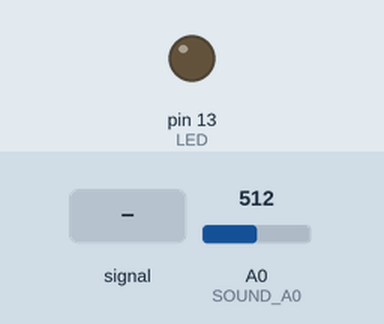
A sketch run on a simulated Arduino Uno, built with avr-gcc and run on an emulated ATmega328P. Shown: output pins drawn as LEDs (lit = HIGH). The test bench sets the inputs (shaded band); at power-on: A0 (SOUND_A0) = 512. What the sketch prints to the serial monitor is not drawn.

Above: at 1.2 s.
1.3 s: A0 (SOUND_A0) fed a 200 Hz sine of ±255 counts around its level
At 3.1 s:
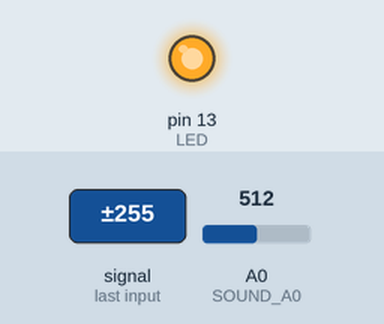
Timing chart, 0 to 9.5 s (numbered marks = the images above; inputs shaded):
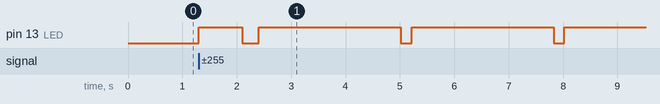

Measured:
- after the input at 1.3 s, pin 13 (LED): goes HIGH 0.80 s, LOW 0.30 s, HIGH 2.6 s, LOW 0.20 s, HIGH 2.6 s, LOW 0.20 s, then HIGH, starting at once

The sketch:

sound.ino
```cpp
const int SOUND_A0 = A0;
const int LED = 13;

// 1. 시리얼 모니터로 평소 조용할 때 출력을 확인한 후, 그 기준값을 입력하세요. (보통 500~520 근처)
const int BASE_VALUE = 550;

// 2. 민감도 설정 (기준값에서 얼마나 변했을 때 소리로 볼 것인가)
// 숫자가 작을수록 작은 소리에도 반응합니다. (추천: 15~30)
const int SENSITIVITY = 50;

void setup()
{
  Serial.begin(9600);
  pinMode(LED, OUTPUT);
}

void loop()
{
  int soundValue = analogRead(SOUND_A0);

  // 평소 기준값과의 차이(변화량) 계산
  int deviation = abs(soundValue - BASE_VALUE);

  // 설정한 민감도보다 변화가 크면 소리로 인지
  if (deviation > SENSITIVITY)
  {
    digitalWrite(LED, HIGH);
    Serial.print("소리 감지! 현재값: ");
    Serial.print(soundValue);
    Serial.print(" (변화량: ");
    Serial.print(deviation);
    Serial.println(")");

    delay(100);
  }
  else
  {
    digitalWrite(LED, LOW);
  }

  delay(100);
}
```
